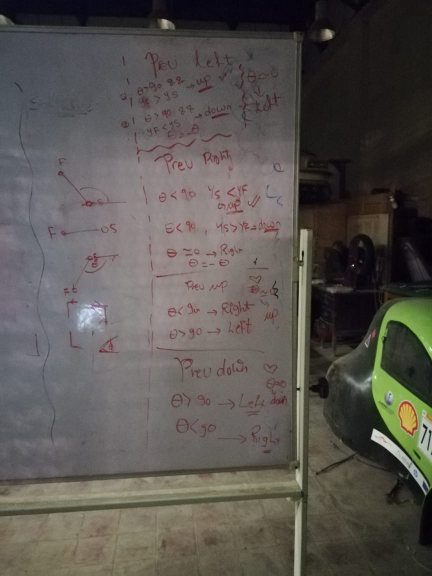
#> input picture 9f80f529-8671-401b-8e1b-aedb8806a530.jpg, 864 x 1152 px, given in place of the camera (shown at 1/2 size)
$ python CountingShapes.py   (older library calls are emulated)
#> lines starting #> are read from the running program, lines starting #| are printed output that depends on the picture; after the words box and inside, x2 and y2 are one past the last pixel; in counts of white or black regions, pixels touching at a corner belong together

# coding: utf-8

# In[1]:

import math
import cv2
import imutils
import numpy as np

q=0

#old params#
DIM=(640, 480)
K=np.array([[491.30957471682893, 0.0, 307.4549785636325], [0.0, 474.1090441470422, 253.85204028435578], [0.0, 0.0, 1.0]])
D=np.array([[-0.09562009684692586], [-0.3023857004224222], [1.5141194223421497], [-2.155421082692752]])

#get new from bishr.


# [18 lines left out: functions undistort, shapes_count_safety_check, not called in this run]

unknowns=[]

def rectangle_or_line(approx,img):
    vertices = cv2.convexHull(approx, clockwise=True)
    #########################
    x1,y1=vertices[0].ravel()
    x2,y2=vertices[1].ravel()
    x3,y3=vertices[-1].ravel()
    #########################
    #cv2.circle(img, (x1,y1), 10, (255,255,255), thickness=1)
    #cv2.circle(img, (x2,y2), 10, (0,0,0), thickness=1)
    #cv2.circle(img, (x3,y3), 10, (0,0,255), thickness=1)
    #########################
    side3_1=math.hypot(x1-x3,y1-y3)
    side3_2=math.hypot(x2-x1,y2-y1)
    ratio= side3_1 / (side3_2 * 1.0)
    #cv2.line(img,(x1,y1),(x3,y3),(130,130,130),4)
    #cv2.line(img,(x2,y2),(x1,y1),(130,130,130),4)
    print(ratio)
    if (ratio >= 4) or  (ratio <= 0.4) :
        print("line")
        print(ratio)
        return("line")
    elif (ratio>= 0.5 ) and (ratio <= 1.3):
        print(ratio)

        return("rectangle")

rectangle_parameters=[]

def detect(c,img,cnts,thresh):
    global rectangle_parameters
    approx = cv2.approxPolyDP(c, 0.04 * cv2.arcLength(c, True), True)
    shape = ''
    if len(approx) == 3:
        shape = "triangle"
        # print(shape)

    elif len(approx) == 4:
        shape=rectangle_or_line(approx,img)


    else:
        global unknowns
        unknowns.append(c)
        shape="circle"


    return shape


# In[3]:

q=0

def DoG(img):
    global q
    blur5 = cv2.GaussianBlur(img,(5,5),0)
    blur3 = cv2.GaussianBlur(img,(1,1),0)
    DoGim = blur5 - blur3
    kernelClose = np.ones((3, 3),np.uint8)

    DoGim = cv2.morphologyEx(DoGim, cv2.MORPH_CLOSE, kernelClose)

    #DoGim = cv2.medianBlur(DoGim,5)

    return DoGim


# In[4]:


def detectShapes(mask,image):
    X = 20
    Y = 20
    line = 0
    rectangle = 0
    circle = 0
    triangle = 0
    kernelopen = np.ones((5, 5), np.uint8)
    kernelClose = np.ones((3, 3),np.uint8)
    opening = cv2.morphologyEx(mask, cv2.MORPH_OPEN, kernelopen)
    closing = cv2.morphologyEx(opening, cv2.MORPH_CLOSE, kernelClose)
    R=closing.shape[0]
    C=closing.shape[1]
    temp = closing[0:R-150,0:C-150]
    edges =DoG(temp)

    ratio = image.shape[0] / float(image.shape[0])


# [11 lines of commented-out code are left out]

    mx = np.amax(edges)
    mn = np.amin(edges)
    img=image
    thresh_val = np.average(np.arange(mn, mx))
    _, thresh = cv2.threshold(edges, thresh_val , 255, cv2.THRESH_BINARY)
    cv2.imshow("edge", thresh)
    cnts = cv2.findContours(thresh.copy(), cv2.RETR_EXTERNAL, cv2.CHAIN_APPROX_SIMPLE)
    #cv2.drawContours(img, cnts, 0, (0,255,0), 3)

    #cv2.imshow("test",img)
    cnts = cnts[0] if imutils.is_cv2() else cnts[1]
    #cv2.drawContours(img, cnts, -1, (0,255,0), 3)
    ###########################Edits to think about######################################
    if (len(cnts)>=15):
        #this means that extra shapes are detected
        #print("There is more contours detected than needed")
        #we will then take only the largest contours
        cnts=sorted(cnts, key=cv2.contourArea, reverse=True)
    # [13 lines of commented-out code are left out]


    for c in cnts:
        if cv2.arcLength(c, True)>50:       #this is the condition to eliminate small curves
            shape = detect(c,img,cnts,thresh)
            if (shape == "triangle"):
                triangle += 1
                cv2.drawContours(img, c, -1, (0,255,0), 3)

                #triangle = shapes_count_safety_check(triangle)
            elif (shape == "circle"):
                circle += 1
                cv2.drawContours(img, c, -1, (189,255,30), 3)
                #circle = shapes_count_safety_check(circle)
            elif (shape == "rectangle"):
                rectangle += 1
                cv2.drawContours(img, c, -1, (0,0,0), 3)

                #rectangle = shapes_count_safety_check(rectangle)
            elif (shape == "line"):
               line += 1
               cv2.drawContours(img, c, -1, (0,0,255), 3)

               #line = shapes_count_safety_check(line)

    cv2.putText(image, str(line), (X, Y), cv2.FONT_HERSHEY_SIMPLEX, 0.5, (0, 0, 255), 2)
    cv2.line(image, (X + 30, Y - 2), (X + 70, Y - 2), (0, 0, 255), 4)

    cv2.putText(image, str(circle), (X, Y + 40), cv2.FONT_HERSHEY_SIMPLEX, 0.5, (0, 0, 255), 2)
    cv2.circle(image, (X + 40, Y + 35), 15, (0, 0, 255), -1)

    cv2.putText(image, str(rectangle), (X, Y + 80), cv2.FONT_HERSHEY_SIMPLEX, 0.5, (0, 0, 255), 2)
    cv2.rectangle(image, (X + 25, Y + 60), (X + 55, Y + 90), (0, 0, 255), -1)

    pt1 = (X + 40, Y + 100)
    pt2 = (X + 20, Y + 130)
    pt3 = (X + 60, Y + 130)
    triangle_cnt = np.array([pt1, pt2, pt3])
    cv2.drawContours(image, [triangle_cnt], 0, (0, 0, 255), -1)
    cv2.putText(image, str(triangle) + " ", (X, Y + 120), cv2.FONT_HERSHEY_SIMPLEX, 0.5, (0, 0, 255), 2)
    #cv2.imwrite("pic.png",image)


# In[ ]:

i=True
cap = cv2.VideoCapture(0)
while (i):
    for i in range(15):
        cap.grab()
    (grabbed, image) = cap.read()
#> image is the input picture: shape (1152, 864, 3); mean B, G, R 80.5, 84.9, 88.8
   # image=undistort(image)
    gray = cv2.cvtColor(image, cv2.COLOR_BGR2GRAY)
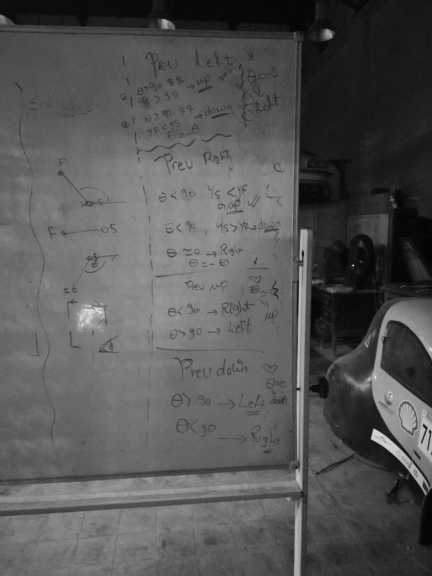
#> gray: shape (1152, 864) (shown at 1/2 size); min 2, max 254, mean 85.5

    mx = np.amax(gray)
#> mx = 254
    mn = np.amin(gray)
#> mn = 2

    thresh_val = np.average(np.arange(mn, mx))
    _, thresh = cv2.threshold(gray, thresh_val, 255, cv2.THRESH_BINARY)
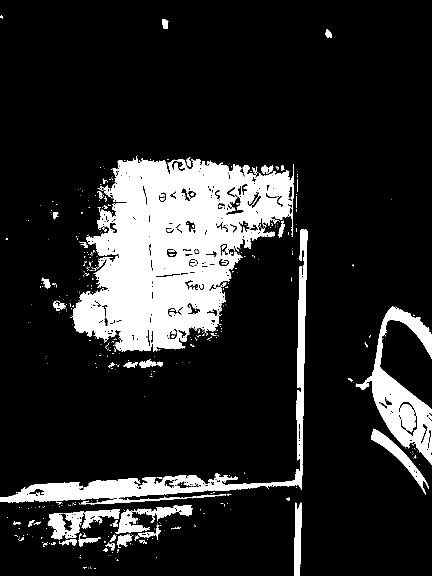
#> thresh: shape (1152, 864) (shown at 1/2 size); 15.2% white; 494 white regions (418 under 20 px), largest, box (x1, y1, x2, y2) and area: (145, 311, 588, 704) 97769, (0, 458, 616, 1009) 21229, (711, 613, 864, 930) 13829
    #thresh = cv2.adaptiveThreshold(gray, 255, cv2.ADAPTIVE_THRESH_GAUSSIAN_C, cv2.THRESH_BINARY, 115, 1)
    color = ""
    detectShapes(thresh,image)
#> in detectShapes, `temp = closing[0:R-150,0:C-150]`:
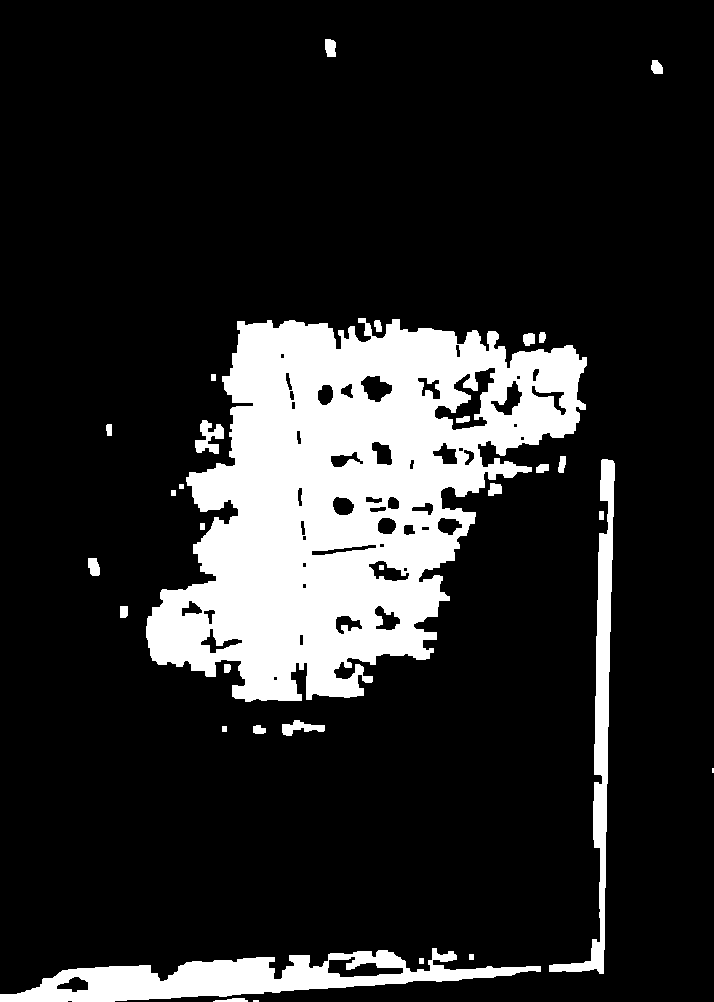
#> temp: shape (1002, 714); 15.9% white; 31 white regions (2 under 20 px), largest, box (x1, y1, x2, y2) and area: (146, 318, 587, 702) 92449, (0, 948, 541, 1002) 12527, (549, 459, 615, 974) 6319
#> in DoG, `DoGim = blur5 - blur3`:
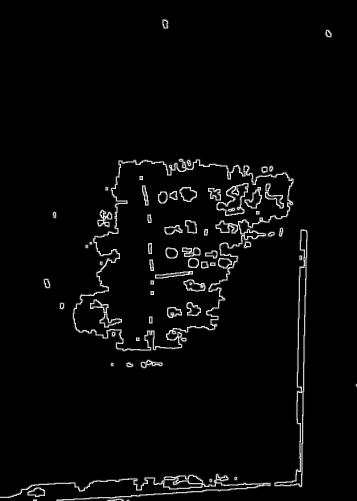
#> DoGim: shape (1002, 714) (shown at 1/2 size); min 0, max 255, mean 7.5
#> in detectShapes, `mx = np.amax(edges)`: mx = 255
#> in detectShapes, `mn = np.amin(edges)`: mn = 0
#> in detectShapes, `_, thresh = cv2.threshold(edges, thresh_val , 255, cv2.THRESH_BINARY)`:
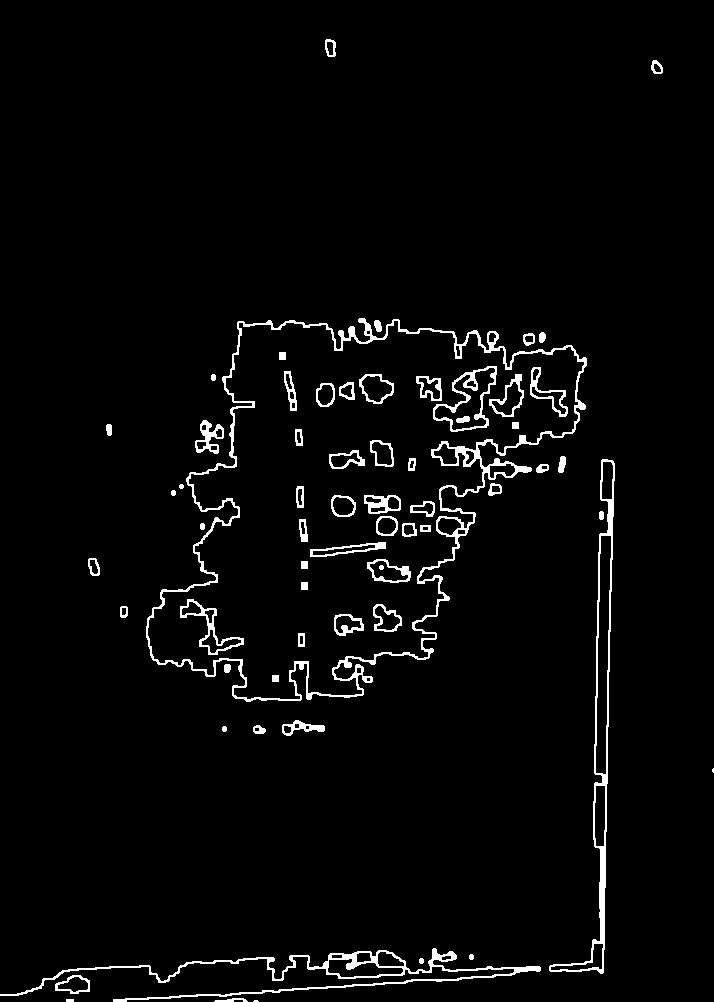
#> thresh: shape (1002, 714); 3.1% white; 64 white regions (2 under 20 px)
#> in detectShapes, `cnts = cv2.findContours(thresh.copy(), cv2.RETR_EXTERNAL, cv2.CHAIN_AP..`: cnts = 31 contours, 8 with area under 20; largest, box (x1, y1, x2, y2) and area: (146, 318, 587, 702) 98895, (549, 459, 615, 974) 5743, (0, 948, 541, 1002) 3360, (195, 420, 224, 454) 479, (55, 975, 90, 994) 431
#> the loop in detectShapes, `for c in cnts:` made 31 passes
#> shape on passes 1, 8: 'rectangle', 'rectangle'
#> (printed output is left out)
#> after the loop in detectShapes, `for c in cnts:`:
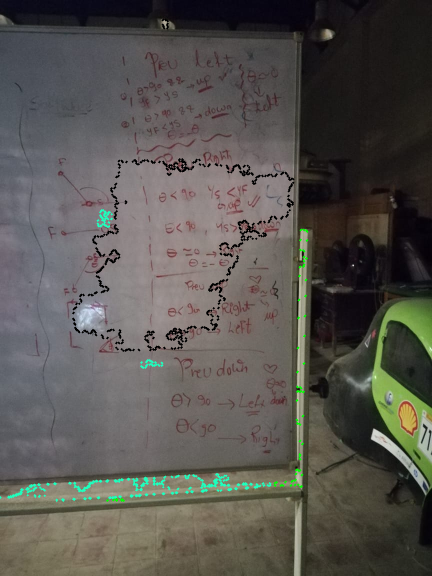
#> img: shape (1152, 864, 3) (shown at 1/2 size); 1.37% of pixels changed, all inside (x1, y1, x2, y2) = (0, 37, 617, 1004)
#> after the loop in detectShapes, `for c in cnts:`: circle = 4; line = 0; rectangle = 2
#> in detectShapes, `cv2.drawContours(image, [triangle_cnt], 0, (0, 0, 255), -1)`:
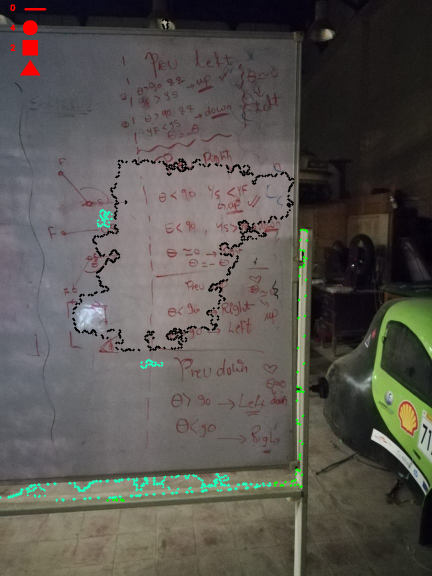
#> image: shape (1152, 864, 3) (shown at 1/2 size); mean B, G, R 79.5, 84.4, 87.6
    cv2.imshow('image', image)
    if cv2.waitKey(1) & 0xFF == ord('q'):
#> (key q is pressed here)
        break


#cap.release()
cv2.waitKey(0)
cv2.destroyAllWindows()

$ run again, on WIN_20181204_10_14_46_Pro.jpg
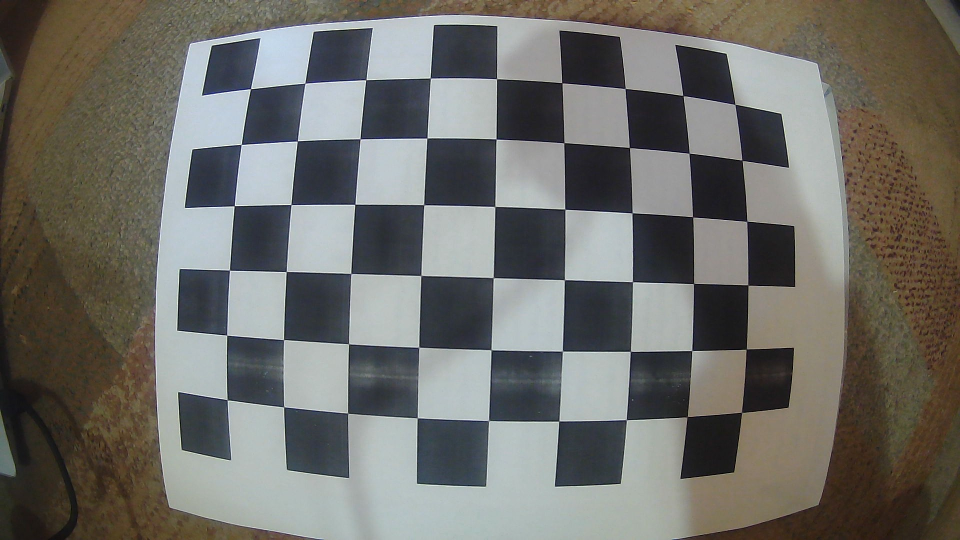
#> input picture WIN_20181204_10_14_46_Pro.jpg, 1920 x 1080 px, given in place of the camera (shown at 1/2 size)
#> image is the input picture: shape (1080, 1920, 3); mean B, G, R 103.6, 108.8, 109.9
#> `mx = np.amax(gray)`: mx = 255
#> `mn = np.amin(gray)`: mn = 0
#> opening: shape (1080, 1920); 37.1% white; 32 white regions (1 under 20 px), largest, box (x1, y1, x2, y2) and area: (310, 30, 1698, 1080) 480701, (983, 556, 1261, 843) 39234, (843, 411, 991, 556) 20408
#> closing: shape (1080, 1920); 37.1% white; 14 white regions (1 under 20 px), largest, box (x1, y1, x2, y2) and area: (310, 30, 1698, 1080) 693011, (1130, 297, 1386, 564) 34124, (1262, 565, 1490, 825) 26997
#> in detectShapes, `mx = np.amax(edges)`: mx = 255
#> in detectShapes, `mn = np.amin(edges)`: mn = 0
#> in detectShapes, `_, thresh = cv2.threshold(edges, thresh_val , 255, cv2.THRESH_BINARY)`:
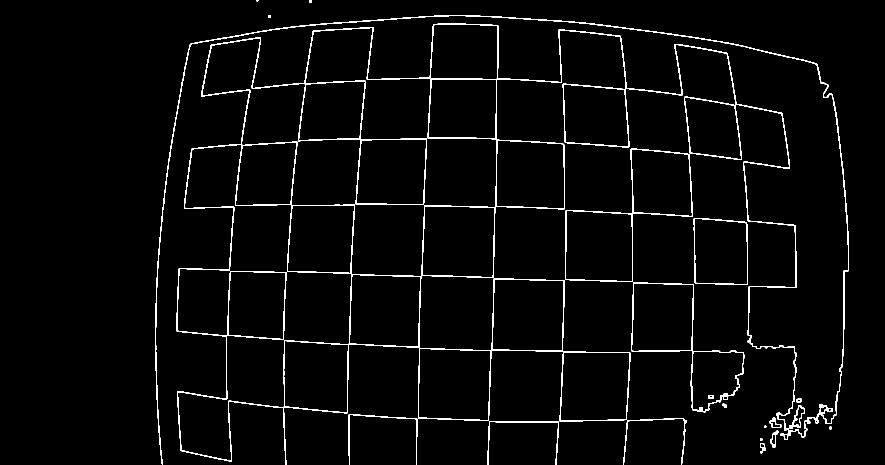
#> thresh: shape (930, 1770) (shown at 1/2 size); 2.6% white in thin lines or dots, all inside (x1, y1, x2, y2) = (310, 0, 1698, 930)
#> cnts = 17 contours, 3 with area under 20; largest, box (x1, y1, x2, y2) and area: (310, 30, 1698, 930) 471756, (1130, 297, 1386, 564) 33604, (1262, 565, 1490, 825) 26573, (1387, 436, 1496, 570) 13670, (1246, 836, 1374, 930) 369
#> the loop in detectShapes, `for c in cnts:` made 17 passes
#> shape on pass 4: 'rectangle'
#> (printed output is left out)
#> after the loop in detectShapes, `for c in cnts:`: circle = 8; line = 0; rectangle = 1; triangle = 0
#> in detectShapes, `cv2.rectangle(image, (X + 25, Y + 60), (X + 55, Y + 90), (0, 0, 255), ..`:
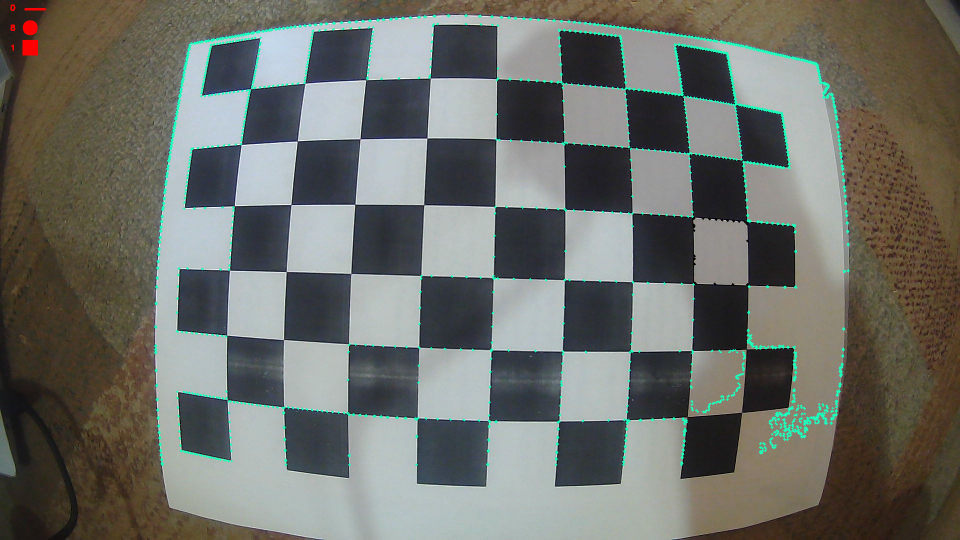
#> image: shape (1080, 1920, 3) (shown at 1/2 size); mean B, G, R 104.1, 110.2, 108.3

$ run again, on WIN_20181204_10_15_13_Pro.jpg
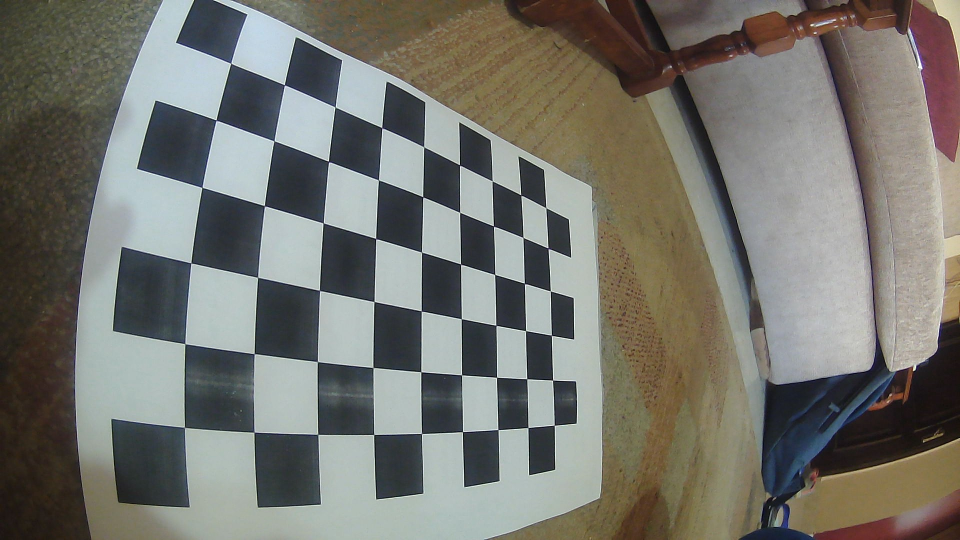
#> input picture WIN_20181204_10_15_13_Pro.jpg, 1920 x 1080 px, given in place of the camera (shown at 1/2 size)
#> image is the input picture: shape (1080, 1920, 3); mean B, G, R 109.5, 116.3, 116.8
#> `mx = np.amax(gray)`: mx = 255
#> `mn = np.amin(gray)`: mn = 0
#> opening: shape (1080, 1920); 39.9% white; 47 white regions (1 under 20 px), largest, box (x1, y1, x2, y2) and area: (288, 0, 1207, 1080) 271376, (151, 0, 516, 946) 148502, (1447, 75, 1751, 769) 142438
#> closing: shape (1080, 1920); 40% white; 24 white regions (1 under 20 px), largest, box (x1, y1, x2, y2) and area: (151, 0, 1207, 1080) 548583, (1447, 75, 1751, 769) 142605, (1742, 55, 1920, 744) 86737
#> temp: shape (930, 1770); 38.9% white; 19 white regions (1 under 20 px), largest, box (x1, y1, x2, y2) and area: (151, 0, 1207, 930) 413976, (1447, 75, 1751, 769) 142605, (1301, 185, 1523, 930) 36186
#> in detectShapes, `mx = np.amax(edges)`: mx = 255
#> in detectShapes, `mn = np.amin(edges)`: mn = 0
#> in detectShapes, `_, thresh = cv2.threshold(edges, thresh_val , 255, cv2.THRESH_BINARY)`:
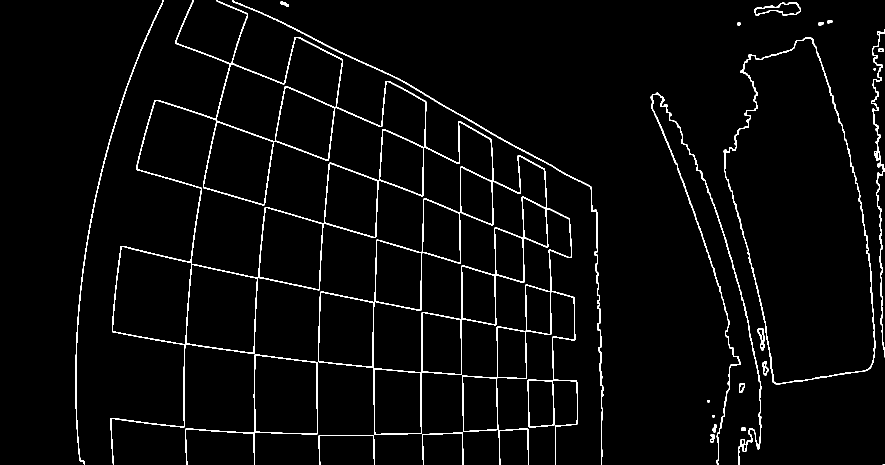
#> thresh: shape (930, 1770) (shown at 1/2 size); 2.9% white in thin lines or dots
#> cnts = 24 contours, 4 with area under 20; largest, box (x1, y1, x2, y2) and area: (221, 0, 1156, 930) 352930, (1447, 75, 1751, 769) 141754, (370, 709, 636, 930) 19230, (1301, 185, 1523, 930) 2914, (464, 0, 1207, 930) 2252
#> the loop in detectShapes, `for c in cnts:` made 24 passes
#> (approx in detect, shape) on pass 1: ([[385, 0], [226, 929], [918, 245], [1111, 929]], 'rectangle')
#> (printed output is left out)
#> after the loop in detectShapes, `for c in cnts:`: circle = 9; line = 0; rectangle = 2; triangle = 0
#> in detectShapes, `cv2.rectangle(image, (X + 25, Y + 60), (X + 55, Y + 90), (0, 0, 255), ..`:
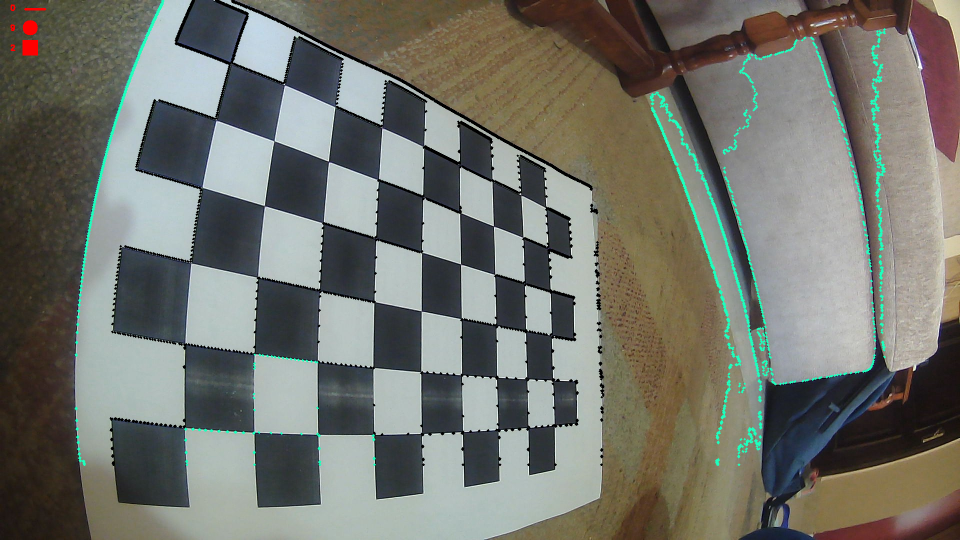
#> image: shape (1080, 1920, 3) (shown at 1/2 size); mean B, G, R 107.9, 115.3, 113.8
